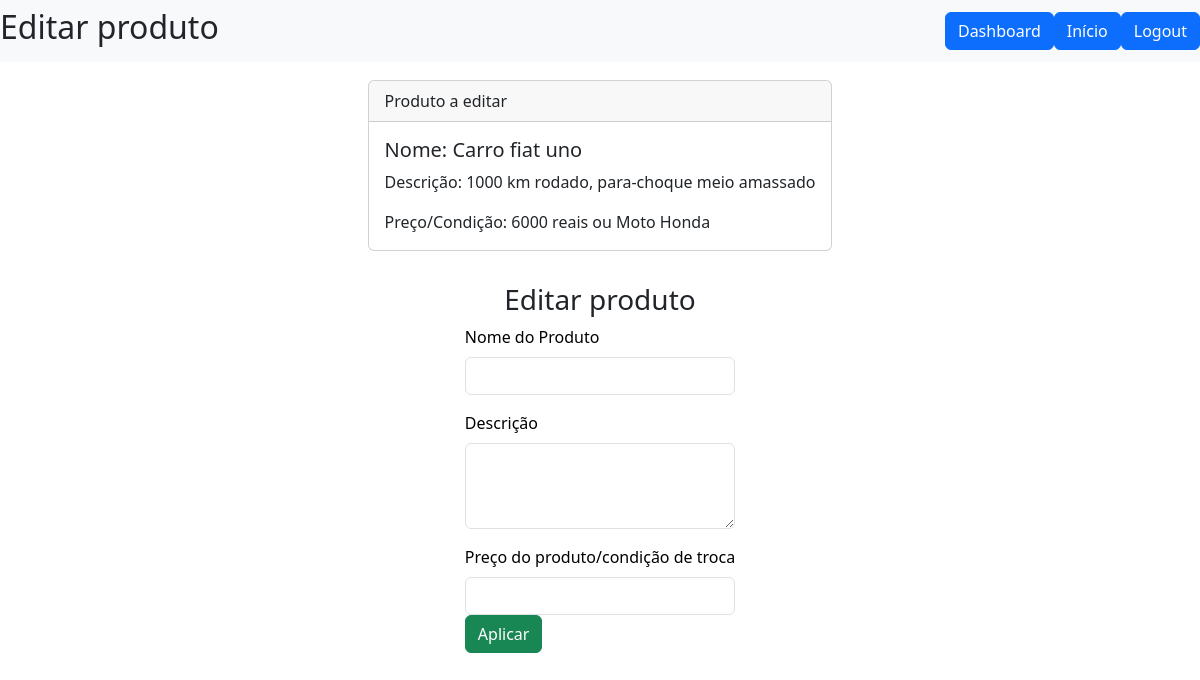
Screenshot of /produtos/editar?product_id=8 (signed in) with the database file from the repository.
### tables this page shows
CREATE TABLE produtos (
    id INTEGER PRIMARY KEY AUTOINCREMENT,
    usuario_id INTEGER NOT NULL,
    nome TEXT NOT NULL,
    descricao TEXT,
    preco REAL NOT NULL,
    FOREIGN KEY (usuario_id) REFERENCES usuarios(id)
);

### app.py (the view)
@app.route("/produtos/editar", methods=["POST", "GET"])
@login_required
def editar_produto():
    if request.method == "POST":
        nome = request.form.get("name")
        descricao = request.form.get("description")
        preco = request.form.get("preco")
        id = request.form.get("id")
        print(nome, descricao, preco, id)
        conn = get_db_conexao()
        cursor = conn.cursor()
        if nome:
            cursor.execute("UPDATE produtos SET nome = ? WHERE id = ?", (nome, id))
        if preco:
            cursor.execute("UPDATE produtos SET preco = ? WHERE id = ?", (preco, id))
        if descricao:
            cursor.execute(
                "UPDATE produtos SET descricao = ? WHERE id = ?", (descricao, id)
            )
        conn.commit()
        conn.close()
        return redirect(url_for("dashboard"))
    else:
        id = request.args.get("product_id")
        conn = get_db_conexao()
        user_products = conn.execute(
            "SELECT * FROM produtos WHERE id = ?", (id,)
        ).fetchone()
        conn.close()
        return render_template("editar.html", id=id, produto=user_products)

### app.py (called while the page is built)
@login_manager.user_loader
def load_user(user_id):
    conn = get_db_conexao()
    user_data = conn.execute(
        "SELECT nome_usuario, senha FROM usuarios WHERE nome_usuario = ?", (user_id,)
    ).fetchone()
    conn.close()
    if user_data is None:
        return None
    return User(
        user_data["nome_usuario"], user_data["nome_usuario"], user_data["senha"]
    )

### iniciar.py (called while the page is built)
def get_db_conexao():
    db_path = os.path.join(current_app.root_path, "database.db")
    print(f"Conectando ao banco em: {db_path}")
    conn = sqlite3.connect(db_path)
    conn.row_factory = sqlite3.Row
    return conn

### templates/editar.html (shortened to what this page needs)
{% extends "base.html" %}
{% block head %}
{{ super() }}
{% endblock %}
{% block titulo_header %}Editar produto{% endblock titulo_header %}
{% block main %}
<div id="centraliza">
    <div class="card">
    <div class="card-header">
        Produto a editar
    </div>
    <div class="card-body">
        <h5 class="card-title">Nome: {{ produto.nome }}</h5>
        <p class="card-text">Descrição: {{ produto.descricao }}</p>
        <p class="card-text">Preço/Condição: {{ produto.preco }}</p>
    </div>
    </div>
</div>
<div id="centraliza">
    <div id="form">
        <h3 class="">Editar produto</h3>
        <form action="{{ url_for('editar_produto') }}" method="POST">
            <div class="mb-3">
                <label for="product_name" class="form-label">Nome do Produto</label>
                <input type="text" class="form-control" id="product_name" name="name">
            </div>
            <div class="mb-3">
                <label for="product_description" class="form-label">Descrição</label>
                <textarea class="form-control" id="product_description" name="description" rows="3"></textarea>
            </div>
            <div class="mb3">
                <label for="product_price" class="form-label">Preço do produto/condição de troca</label>
                <input type="text" class="form-control" id="product_price" name="preco">
            </div>
            <button type="submit" class="btn btn-success">Aplicar</button>
        </form>
    </div>
</div>
{% endblock %}

### templates/editar.html (style rules this page uses)
* { box-sizing: border-box; margin: 0; }
form { z-index: 1; color: black; }
.card { margin: 1em 0; width: fit-content; }
#centraliza { margin: 0 0 1em; display: flex; justify-content: center; }
#form { width: 35em; display: flex; justify-content: center; align-items: center; flex-flow: column nowrap; }

### rows the page displays
produtos: nome "Carro fiat uno", descricao "1000 km rodado, para-choque meio amassado", preco "6000 reais ou Moto Honda"
